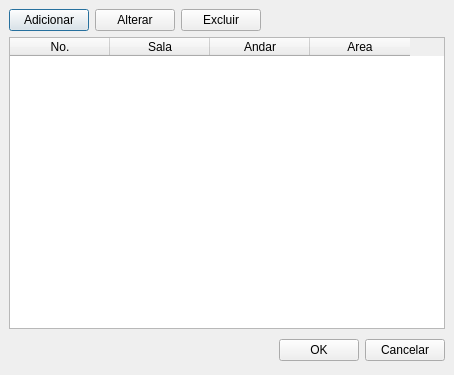
<ui version="4.0" >
 <author></author>
 <comment></comment>
 <exportmacro></exportmacro>
 <class>Salas</class>
 <widget class="QDialog" name="Salas" >
  <property name="geometry" >
   <rect>
    <x>0</x>
    <y>0</y>
    <width>454</width>
    <height>375</height>
   </rect>
  </property>
  <property name="windowTitle" >
   <string>Salas</string>
  </property>
  <property name="windowIcon" >
   <iconset resource="../res/rs.qrc" >:/png/buttons/16/irkick.png</iconset>
  </property>
  <layout class="QGridLayout" >
   <property name="margin" >
    <number>9</number>
   </property>
   <property name="spacing" >
    <number>6</number>
   </property>
   <item row="0" column="0" >
    <layout class="QVBoxLayout" >
     <property name="margin" >
      <number>0</number>
     </property>
     <property name="spacing" >
      <number>6</number>
     </property>
     <item>
      <layout class="QHBoxLayout" >
       <property name="margin" >
        <number>0</number>
       </property>
       <property name="spacing" >
        <number>6</number>
       </property>
       <item>
        <widget class="QPushButton" name="btAdicionar" >
         <property name="text" >
          <string>Adicionar</string>
         </property>
         <property name="icon" >
          <iconset resource="../res/rs.qrc" >:/png/buttons/16/edit_add.png</iconset>
         </property>
        </widget>
       </item>
       <item>
        <widget class="QPushButton" name="btAlterar" >
         <property name="text" >
          <string>Alterar</string>
         </property>
         <property name="icon" >
          <iconset resource="../res/rs.qrc" >:/png/buttons/16/cell_layout.png</iconset>
         </property>
        </widget>
       </item>
       <item>
        <widget class="QPushButton" name="btExcluir" >
         <property name="text" >
          <string>Excluir</string>
         </property>
         <property name="icon" >
          <iconset resource="../res/rs.qrc" >:/png/buttons/16/button_cancel.png</iconset>
         </property>
        </widget>
       </item>
       <item>
        <spacer>
         <property name="orientation" >
          <enum>Qt::Horizontal</enum>
         </property>
         <property name="sizeHint" >
          <size>
           <width>40</width>
           <height>20</height>
          </size>
         </property>
        </spacer>
       </item>
      </layout>
     </item>
     <item>
      <widget class="QTableWidget" name="tbSalas" >
       <property name="alternatingRowColors" >
        <bool>true</bool>
       </property>
       <column>
        <property name="text" >
         <string>No.</string>
        </property>
       </column>
       <column>
        <property name="text" >
         <string>Sala</string>
        </property>
       </column>
       <column>
        <property name="text" >
         <string>Andar</string>
        </property>
       </column>
       <column>
        <property name="text" >
         <string>Area</string>
        </property>
       </column>
      </widget>
     </item>
     <item>
      <layout class="QHBoxLayout" >
       <property name="margin" >
        <number>0</number>
       </property>
       <property name="spacing" >
        <number>6</number>
       </property>
       <item>
        <spacer>
         <property name="orientation" >
          <enum>Qt::Horizontal</enum>
         </property>
         <property name="sizeHint" >
          <size>
           <width>131</width>
           <height>31</height>
          </size>
         </property>
        </spacer>
       </item>
       <item>
        <widget class="QPushButton" name="okButton" >
         <property name="text" >
          <string>OK</string>
         </property>
         <property name="icon" >
          <iconset resource="../res/rs.qrc" >:/png/buttons/16/agt_action_success.png</iconset>
         </property>
        </widget>
       </item>
       <item>
        <widget class="QPushButton" name="cancelButton" >
         <property name="text" >
          <string>Cancelar</string>
         </property>
         <property name="icon" >
          <iconset resource="../res/rs.qrc" >:/png/buttons/16/agt_action_fail.png</iconset>
         </property>
        </widget>
       </item>
      </layout>
     </item>
    </layout>
   </item>
  </layout>
 </widget>
 <pixmapfunction></pixmapfunction>
 <resources>
  <include location="../res/rs.qrc" />
 </resources>
 <connections>
  <connection>
   <sender>okButton</sender>
   <signal>clicked()</signal>
   <receiver>Salas</receiver>
   <slot>accept()</slot>
   <hints>
    <hint type="sourcelabel" >
     <x>278</x>
     <y>253</y>
    </hint>
    <hint type="destinationlabel" >
     <x>96</x>
     <y>254</y>
    </hint>
   </hints>
  </connection>
  <connection>
   <sender>cancelButton</sender>
   <signal>clicked()</signal>
   <receiver>Salas</receiver>
   <slot>reject()</slot>
   <hints>
    <hint type="sourcelabel" >
     <x>369</x>
     <y>253</y>
    </hint>
    <hint type="destinationlabel" >
     <x>179</x>
     <y>282</y>
    </hint>
   </hints>
  </connection>
 </connections>
</ui>
